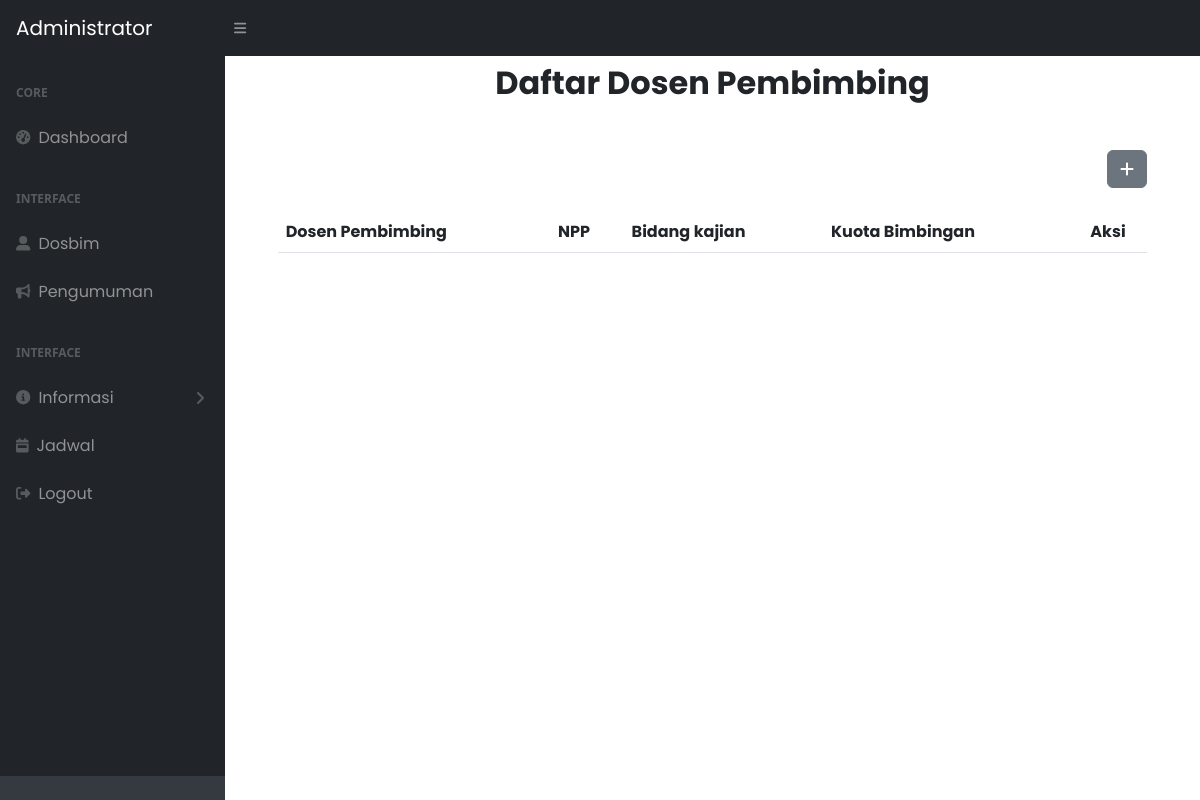
The page /index.php/admin/dosbim on the database as committed earlier.
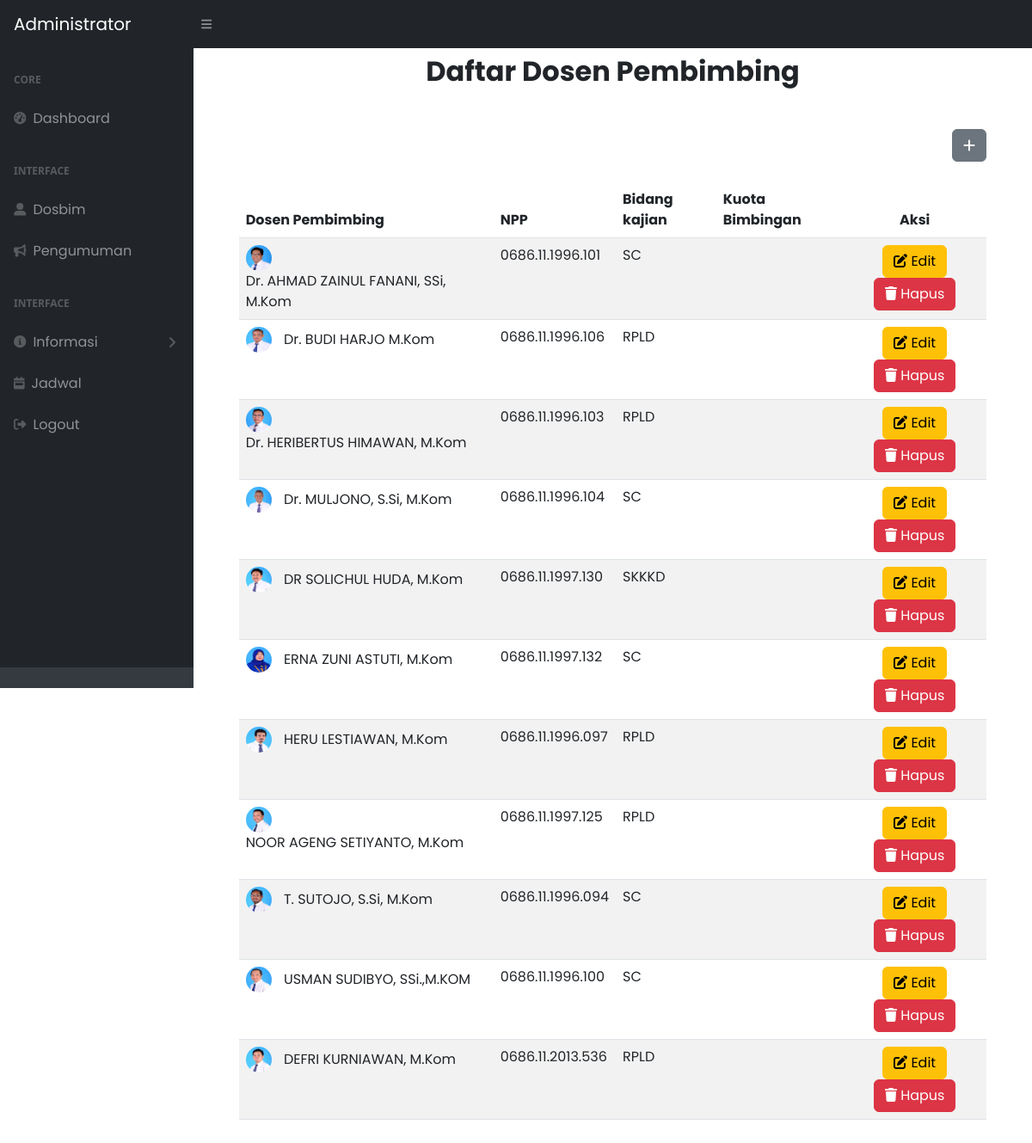
The same page on the database as committed later.
### tables this page shows
CREATE TABLE `tb_dosbim` (
  `id` int(11) NOT NULL,
  `npp` varchar(128) NOT NULL,
  `nama` varchar(128) NOT NULL,
  `bidang` varchar(128) NOT NULL,
  `gambar` varchar(128) NOT NULL
);

### application/controllers/Admin.php (called while the page is built, shortened)
<?php
class Admin extends CI_Controller
{
    public function __construct()
    {
        $this->load->model('model_auth');
        $this->load->library('session');
    }
    public function dosbim()
    {
        $data['dosbim'] = $this->model_dosbim->get_dosbim();
        $this->load->view('layout/header');
        $this->load->view('layout/sidebar');
        $this->load->view('admin/dosbim', $data);
        $this->load->view('layout/footer');
    }
}

### index.php (called while the page is built, shortened)
<?php
require_once BASEPATH . 'core/CodeIgniter.php';

### application/models/model_dosbim.php (called while the page is built, shortened)
<?php
class model_dosbim extends CI_Model
{
    public function get_dosbim($id = null)
    {
        if ($id !== null) {
            $query = $this->db->get_where('tb_dosbim', array('id' => $id));
            return $query->row();
        } else {
            $query = $this->db->get('tb_dosbim');
            return $query->result();
        }
    }
}

### application/views/admin/dosbim.php (the view, shortened to what this page needs)
<head>
    <link rel="stylesheet" href="https://cdnjs.cloudflare.com/ajax/libs/font-awesome/5.15.4/css/all.min.css">
    <link rel="stylesheet" href="https://cdnjs.cloudflare.com/ajax/libs/twitter-bootstrap/5.3.0/css/bootstrap.min.css
    ">
    <link rel="stylesheet" href="https://cdn.datatables.net/1.13.5/css/dataTables.bootstrap5.min.css">
</head>
<div id="layoutSidenav_content">
    <section class="bg-white py-2">
        <div class="container col-md-11 mb-5">
            <table id="example" class="table table-striped" style="width:100%">
                <div class="row">
                    <div class="col-lg-12">
                        <div class="text-center mb-5">
                            <h2 class="display-7 fw-bolder mb-5 "><span class="d-inline ">Daftar Dosen
                                    Pembimbing</span></h2>
                        </div>
                        <div class="d-flex justify-content-end mb-4">
                            <button class="btn btn-secondary" data-bs-toggle="modal" data-bs-target="#tambahDosenModal"><i class="fas fa-plus"></i></button>
                        </div>
                    </div>
                </div>
                <thead>
                    <tr>
                        <th>Dosen Pembimbing</th>
                        <th>NPP</th>
                        <th>Bidang kajian</th>
                        <th>Kuota Bimbingan</th>
                        <th class="text-center">Aksi</th>
                    </tr>
                </thead>
                <tbody>
                    <?php foreach ($dosbim as $dsn) : ?>
                        <tr>
                            <td>
                                <a href="<?php echo base_url('uploads/' . $dsn->gambar); ?>" data-lightbox="avatar">
                                    <img src="<?php echo base_url('uploads/' . $dsn->gambar); ?>" alt="Avatar" style="border-radius: 50%; width: 30px; height: 30px; margin-right: 10px;">
                                </a>
                                <span>
                                    <?php echo $dsn->nama; ?>
                                </span>
                            </td>
                            <td>
                                <?php echo $dsn->npp; ?>
                            </td>
                            <td>
                                <?php echo $dsn->bidang; ?>
                            </td>
                            <td>
                            </td>
                            <td class="text-center">
                                <a href="<?php echo base_url('admin/edit_dosbim/' . $dsn->id); ?>" class="btn btn-warning"><i class="fas fa-edit"></i> Edit</a>
                                <a href="<?php echo base_url('admin/delete/' . $dsn->id); ?>" class="btn btn-danger" onclick="return confirm('Anda yakin ingin menghapus dosen ini?')"><i class="fas fa-trash"></i> Hapus</a>
                            </td>
                        </tr>
                    <?php endforeach; ?>
                </tbody>
            </table>
        </div>
    </section>
</div>

Rows that differ between the two databases and show on the page:
added tb_dosbim: gambar (picture), nama "Dr. AHMAD ZAINUL FANANI, SSi, M.Kom", npp "0686.11.1996.101", bidang "SC"
added tb_dosbim: gambar (picture), nama "Dr. BUDI HARJO M.Kom", npp "0686.11.1996.106", bidang "RPLD"
added tb_dosbim: gambar (picture), nama "Dr. HERIBERTUS HIMAWAN, M.Kom", npp "0686.11.1996.103", bidang "RPLD"
added tb_dosbim: gambar (picture), nama "Dr. MULJONO, S.Si, M.Kom", npp "0686.11.1996.104", bidang "SC"
added tb_dosbim: gambar (picture), nama "DR SOLICHUL HUDA, M.Kom", npp "0686.11.1997.130", bidang "SKKKD"
added tb_dosbim: gambar (picture), nama "ERNA ZUNI ASTUTI, M.Kom", npp "0686.11.1997.132", bidang "SC"
added tb_dosbim: gambar (picture), nama "HERU LESTIAWAN, M.Kom", npp "0686.11.1996.097", bidang "RPLD"
added tb_dosbim: gambar (picture), nama "NOOR AGENG SETIYANTO, M.Kom", npp "0686.11.1997.125", bidang "RPLD"
added tb_dosbim: gambar (picture), nama "T. SUTOJO, S.Si, M.Kom", npp "0686.11.1996.094", bidang "SC"
added tb_dosbim: gambar (picture), nama "USMAN SUDIBYO, SSi.,M.KOM", npp "0686.11.1996.100", bidang "SC"
added tb_dosbim: gambar (picture), nama "DEFRI KURNIAWAN, M.Kom", npp "0686.11.2013.536", bidang "RPLD"
